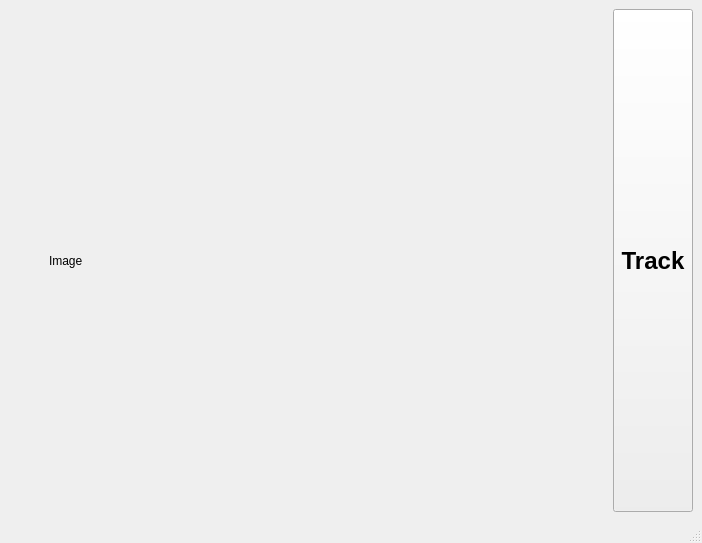
<?xml version="1.0" encoding="UTF-8"?>
<ui version="4.0">
 <class>MainWindow</class>
 <widget class="QMainWindow" name="MainWindow">
  <property name="geometry">
   <rect>
    <x>0</x>
    <y>0</y>
    <width>702</width>
    <height>543</height>
   </rect>
  </property>
  <property name="windowTitle">
   <string>MainWindow</string>
  </property>
  <widget class="QWidget" name="centralwidget">
   <layout class="QHBoxLayout" name="horizontalLayout">
    <item>
     <spacer name="horizontalSpacer">
      <property name="orientation">
       <enum>Qt::Horizontal</enum>
      </property>
      <property name="sizeType">
       <enum>QSizePolicy::Ignored</enum>
      </property>
      <property name="sizeHint" stdset="0">
       <size>
        <width>40</width>
        <height>20</height>
       </size>
      </property>
     </spacer>
    </item>
    <item>
     <layout class="QVBoxLayout" name="verticalLayout_4">
      <item>
       <layout class="QHBoxLayout" name="horizontalLayout_5">
        <item>
         <layout class="QVBoxLayout" name="verticalLayout_output1_3">
          <item>
           <widget class="QLabel" name="label">
            <property name="sizePolicy">
             <sizepolicy hsizetype="Expanding" vsizetype="Preferred">
              <horstretch>0</horstretch>
              <verstretch>0</verstretch>
             </sizepolicy>
            </property>
            <property name="text">
             <string>Image</string>
            </property>
           </widget>
          </item>
         </layout>
        </item>
       </layout>
      </item>
     </layout>
    </item>
    <item>
     <layout class="QHBoxLayout" name="horizontalLayout_2">
      <item>
       <widget class="QPushButton" name="pushButton">
        <property name="sizePolicy">
         <sizepolicy hsizetype="Minimum" vsizetype="Expanding">
          <horstretch>0</horstretch>
          <verstretch>0</verstretch>
         </sizepolicy>
        </property>
        <property name="font">
         <font>
          <pointsize>18</pointsize>
          <weight>75</weight>
          <italic>false</italic>
          <bold>true</bold>
         </font>
        </property>
        <property name="cursor">
         <cursorShape>PointingHandCursor</cursorShape>
        </property>
        <property name="statusTip">
         <string>Start tracking</string>
        </property>
        <property name="text">
         <string>Track</string>
        </property>
       </widget>
      </item>
     </layout>
    </item>
   </layout>
  </widget>
  <widget class="QStatusBar" name="statusbar"/>
 </widget>
 <resources/>
 <connections/>
</ui>
